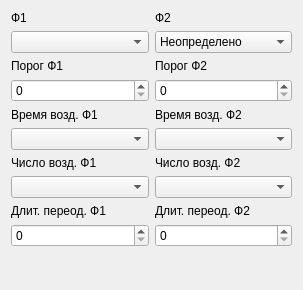
                  <widget class="QWidget" name="scrollAreaWidgetContents_2">
                   <property name="geometry">
                    <rect>
                     <x>0</x>
                     <y>0</y>
                     <width>303</width>
                     <height>290</height>
                    </rect>
                   </property>
                   <layout class="QGridLayout" name="gridLayout_7">
                    <item row="7" column="0">
                     <widget class="QComboBox" name="comboBox_Sota1CountAffectF1"/>
                    </item>
                    <item row="2" column="0">
                     <widget class="QLabel" name="label_17">
                      <property name="maximumSize">
                       <size>
                        <width>16777215</width>
                        <height>18</height>
                       </size>
                      </property>
                      <property name="text">
                       <string>Порог Ф1</string>
                      </property>
                     </widget>
                    </item>
                    <item row="9" column="0">
                     <widget class="QSpinBox" name="spinBox_Sota1DurationF1"/>
                    </item>
                    <item row="0" column="0">
                     <widget class="QLabel" name="label_21">
                      <property name="maximumSize">
                       <size>
                        <width>16777215</width>
                        <height>18</height>
                       </size>
                      </property>
                      <property name="text">
                       <string>Ф1</string>
                      </property>
                     </widget>
                    </item>
                    <item row="10" column="0" colspan="2">
                     <spacer name="verticalSpacer_2">
                      <property name="orientation">
                       <enum>Qt::Vertical</enum>
                      </property>
                      <property name="sizeHint" stdset="0">
                       <size>
                        <width>20</width>
                        <height>40</height>
                       </size>
                      </property>
                     </spacer>
                    </item>
                    <item row="7" column="1">
                     <widget class="QComboBox" name="comboBox_Sota1CountAffectF2"/>
                    </item>
                    <item row="8" column="0">
                     <widget class="QLabel" name="label_18">
                      <property name="maximumSize">
                       <size>
                        <width>16777215</width>
                        <height>18</height>
                       </size>
                      </property>
                      <property name="text">
                       <string>Длит. переод. Ф1</string>
                      </property>
                     </widget>
                    </item>
                    <item row="0" column="1">
                     <widget class="QLabel" name="label_19">
                      <property name="maximumSize">
                       <size>
                        <width>16777215</width>
                        <height>18</height>
                       </size>
                      </property>
                      <property name="text">
                       <string>Ф2</string>
                      </property>
                     </widget>
                    </item>
                    <item row="8" column="1">
                     <widget class="QLabel" name="label_16">
                      <property name="maximumSize">
                       <size>
                        <width>16777215</width>
                        <height>18</height>
                       </size>
                      </property>
                      <property name="text">
                       <string>Длит. переод. Ф2</string>
                      </property>
                     </widget>
                    </item>
                    <item row="1" column="1">
                     <widget class="QComboBox" name="comboBox_Sota1F2">
                      <item>
                       <property name="text">
                        <string>Неопределено</string>
                       </property>
                      </item>
                      <item>
                       <property name="text">
                        <string>Основной</string>
                       </property>
                      </item>
                      <item>
                       <property name="text">
                        <string>Дополнительный</string>
                       </property>
                      </item>
                     </widget>
                    </item>
                    <item row="4" column="0">
                     <widget class="QLabel" name="label_22">
                      <property name="maximumSize">
                       <size>
                        <width>16777215</width>
                        <height>18</height>
                       </size>
                      </property>
                      <property name="text">
                       <string>Время возд. Ф1</string>
                      </property>
                     </widget>
                    </item>
                    <item row="5" column="1">
                     <widget class="QComboBox" name="comboBox_Sota1TimeAffectF2"/>
                    </item>
                    <item row="4" column="1">
                     <widget class="QLabel" name="label_14">
                      <property name="maximumSize">
                       <size>
                        <width>16777215</width>
                        <height>18</height>
                       </size>
                      </property>
                      <property name="text">
                       <string>Время возд. Ф2</string>
                      </property>
                     </widget>
                    </item>
                    <item row="5" column="0">
                     <widget class="QComboBox" name="comboBox_Sota1TimeAffectF1"/>
                    </item>
                    <item row="1" column="0">
                     <widget class="QComboBox" name="comboBox_Sota1F1"/>
                    </item>
                    <item row="2" column="1">
                     <widget class="QLabel" name="label_23">
                      <property name="maximumSize">
                       <size>
                        <width>16777215</width>
                        <height>18</height>
                       </size>
                      </property>
                      <property name="text">
                       <string>Порог Ф2</string>
                      </property>
                     </widget>
                    </item>
                    <item row="6" column="0">
                     <widget class="QLabel" name="label_20">
                      <property name="maximumSize">
                       <size>
                        <width>16777215</width>
                        <height>18</height>
                       </size>
                      </property>
                      <property name="text">
                       <string>Число возд. Ф1</string>
                      </property>
                     </widget>
                    </item>
                    <item row="6" column="1">
                     <widget class="QLabel" name="label_15">
                      <property name="maximumSize">
                       <size>
                        <width>16777215</width>
                        <height>18</height>
                       </size>
                      </property>
                      <property name="text">
                       <string>Число возд. Ф2</string>
                      </property>
                     </widget>
                    </item>
                    <item row="3" column="0">
                     <widget class="QSpinBox" name="spinBox_Sota1EdgeF1"/>
                    </item>
                    <item row="9" column="1">
                     <widget class="QSpinBox" name="spinBox_Sota1DurationF2"/>
                    </item>
                    <item row="3" column="1">
                     <widget class="QSpinBox" name="spinBox_Sota1EdgeF2"/>
                    </item>
                   </layout>
                  </widget>
